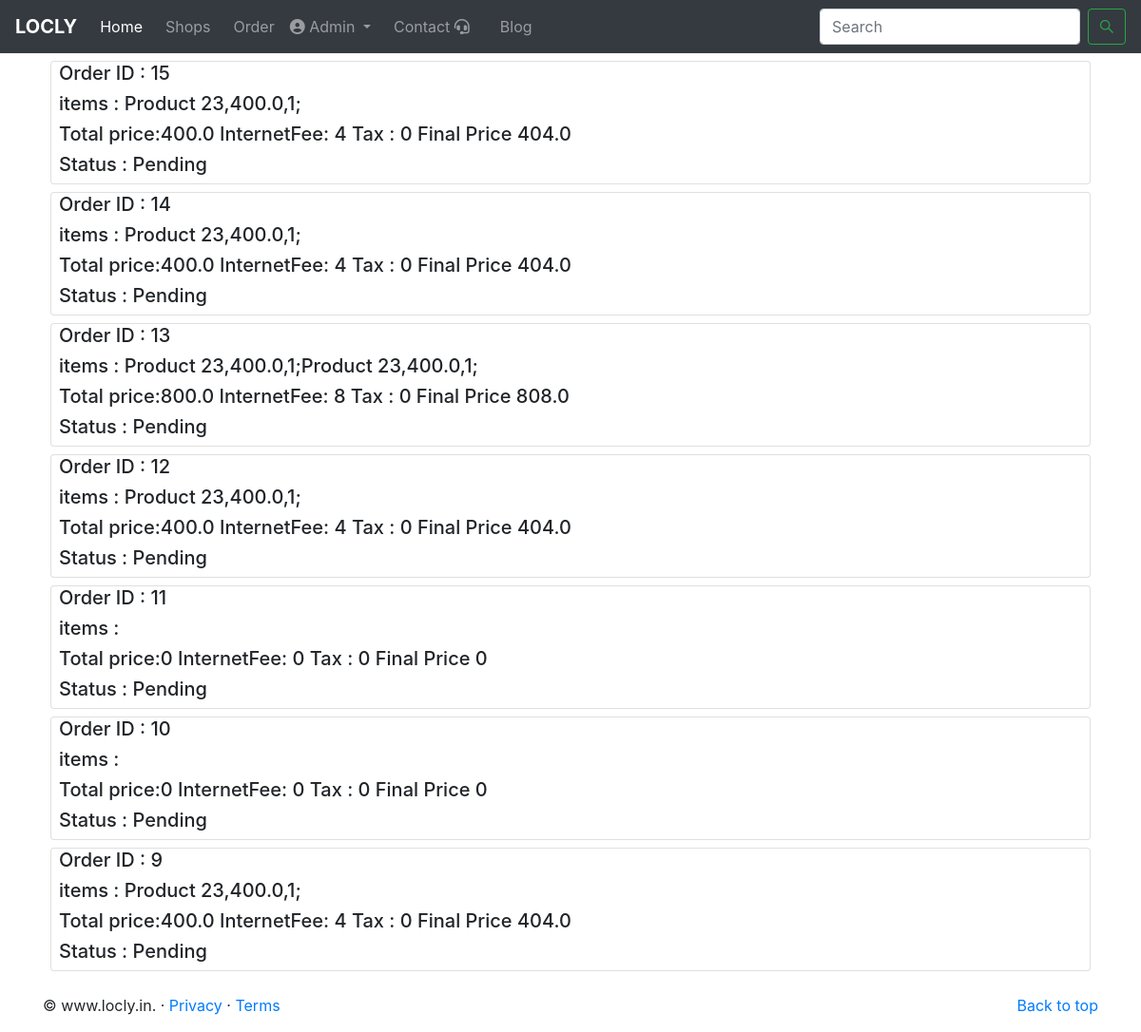
The app's page /ordertracker (signed in) with its own data.
### MyApp/models.py (models this page shows, shortened)
class order(models.Model):
    user=models.ForeignKey(User,on_delete=models.CASCADE)
    shop=models.ForeignKey(shop,on_delete=models.CASCADE)
    price=models.CharField(max_length=100)
    items=models.CharField(max_length=2000)
    date=models.DateTimeField(auto_now_add=True)
    address=models.CharField(max_length=1000)
    Pending = 'Pending'
    Accepted = 'Accepted'
    Dispatched='Dispatched'
    Denied='Denied'
    Delivered='Delivered'
    COD='COD'
    Online='Online'
    CHOICES = [
        (Pending, 'Pending'),
        (Accepted, 'Accepted'),
        (Dispatched, 'Dispatched'),
        (Denied, 'Denied'),
        (Delivered, 'Delivered')]
    status = models.CharField(max_length=20,choices=CHOICES,default=Pending)
    Mode=[
        (COD,'COD'),
        (Online,'Online')
    ]
    payment = models.CharField(max_length=20,choices=Mode,default=COD)

### MyApp/views.py (the view)
# urls.py: path('ordertracker', views.order_tracker ,name='Order_Tracker'),
@login_required(login_url='/login')
def order_tracker(request):
    track=order.objects.filter(user=request.user)
    param={'order':track}
    return render(request,'order_tracker.html',param)

### templates/order_tracker.html (shortened to what this page needs)
{% extends 'base.html' %}
{% block body %}
<div class="container my-2">
{% for item in order reversed %}
<div class="card mx-2 my-2">
    <div class="row mx-2">
        <h5>  Order ID : {{item.id}}</h5>
    </div>
    <div class="row mx-2">
        <h5>  items : {{item.items}}</h5>
    </div>
    <div class="row mx-2">
        <h5>{{item.price}}</h5>
    </div>
    <div class="row mx-2">
        <h5>  Status : {{item.status}}</h5>
    </div>
</div>
{% endfor %}
</div>
{% endblock body %}

### templates/base.html (shortened to what this page needs)
<!doctype html>
<html lang="en">
<head>
  <link rel="stylesheet" href="https://stackpath.bootstrapcdn.com/bootstrap/4.4.1/css/bootstrap.min.css"
>
</head>
<body>
  <header>
  <nav class="navbar navbar-expand-lg navbar-dark bg-dark">
    <a class="navbar-brand" href="/"><b>LOCLY</b></a>
    <div class="collapse navbar-collapse" id="navbarNav">
      <ul class="navbar-nav">
        <li class="nav-item active">
          <a class="nav-link" href="/">Home <span class="sr-only">(current)</span></a>
        </li>
        <li class="nav-item">
          <a class="nav-link mx-2" href="/shops">Shops</a>
        </li>
        {% if not request.user.is_anonymous %}
        <li class="nav-item">
          <a class="nav-link" href="/ordertracker">Order</a>
        </li>
        {% endif %}
        {% if not request.user.is_anonymous %}
        <li class="nav-item dropdown">
          <a class="nav-link dropdown-toggle" href="#" id="navbarDropdown" role="button" data-toggle="dropdown" aria-haspopup="true" aria-expanded="false">
            <i class="fas fa-user-circle"></i> {{request.user.first_name}}
          </a>
        </li>
        {% endif %}
        <li class="nav-item">
          <a class="nav-link mx-2" href="/contact">Contact <i class="fas fa-headset"></i></a>
        </li>
        <li class="nav-item">
          <a class="nav-link mx-2" href="/blog/">Blog </a>
        </li>
    </div>
    <form method="GET" action="/search" class="form-inline my-2 my-lg-0">
      <input class="form-control mr-sm-2" type="search" placeholder="Search" name='search'aria-label="Search">
      <button class="btn btn-outline-success my-2 my-sm-0" type="submit"><i class="fab fa-sistrix"></i></button>
    </form>
  </nav>
</header>
  {% block body %}
  {% endblock body %}
</body>
<footer class="container mt-4">
  <p class="float-right"><a href="#">Back to top</a></p>
  <p>&copy; www.locly.in. &middot; <a href="#">Privacy</a> &middot; <a href="#">Terms</a></p>
</footer>
</html>

### records on screen
order: id "15", items "Product 23,400.0,1;", price "Total price:400.0 InternetFee: 4 Tax : 0 Final Price 404.0", status "Pending"
order: id "14", items "Product 23,400.0,1;", price "Total price:400.0 InternetFee: 4 Tax : 0 Final Price 404.0", status "Pending"
order: id "13", items "Product 23,400.0,1;Product 23,400.0,1;", price "Total price:800.0 InternetFee: 8 Tax : 0 Final Price 808.0", status "Pending"
order: id "12", items "Product 23,400.0,1;", price "Total price:400.0 InternetFee: 4 Tax : 0 Final Price 404.0", status "Pending"
order: id "11", price "Total price:0 InternetFee: 0 Tax : 0 Final Price 0", status "Pending"
order: id "10", price "Total price:0 InternetFee: 0 Tax : 0 Final Price 0", status "Pending"
order: id "9", items "Product 23,400.0,1;", price "Total price:400.0 InternetFee: 4 Tax : 0 Final Price 404.0", status "Pending"

### other values on screen
{{ request.user.first_name }} "Admin"
